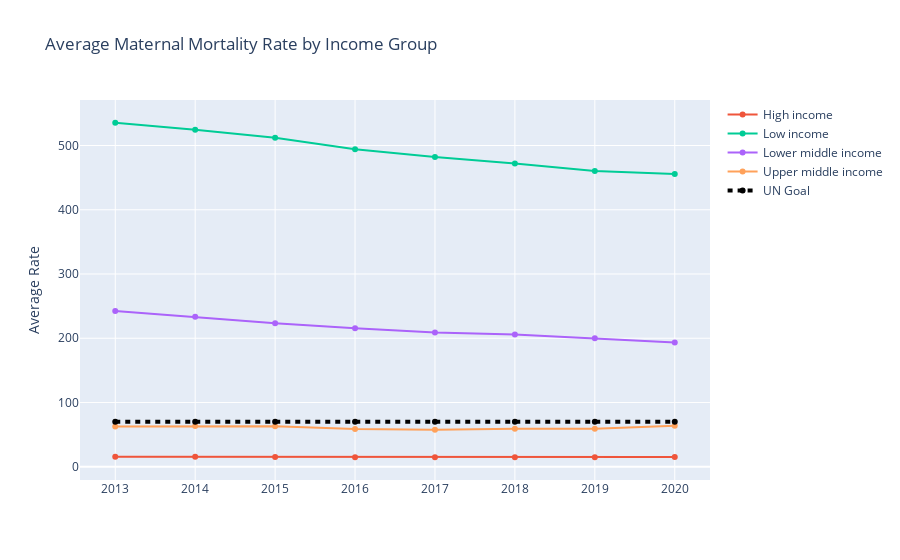

Here is the notebook cell this chart was saved with:
### Code cell
fig = go.Figure()
# Create and style traces

for group in income_averages['World_bank_income_group'].unique():

    fig.add_trace(go.Scatter(x=income_averages['Year'][income_averages['World_bank_income_group']==group],
                             y=income_averages['AVG(Mortality_ratio)'][income_averages['World_bank_income_group']==group],
                             name=group))


fig.add_trace(go.Scatter(x=[2013,2014,2015,2016,2017,2018,2019,2020], y=[70]*8, name='UN Goal',
                         line=dict(color='black', width=4, dash='5px')))

# Edit the layout
fig.update_layout(title="Average Maternal Mortality Rate by Income Group",yaxis_title='Average Rate')


fig.show()

### Figure 1 — Plotly figure (JSON) as saved in the notebook; plotly's stock layout.template omitted (floating-point values rounded to 4 significant figures)
{"data": [{"type": "scatter", "x": [], "y": []}, {"name": "High income", "type": "scatter", "x": [2013, 2014, 2015, 2016, 2017, 2018, 2019, 2020], "y": [15.65, 15.56, 15.35, 14.94, 14.83, 14.82, 14.89, 15.12]}, {"name": "Low income", "type": "scatter", "x": [2013, 2014, 2015, 2016, 2017, 2018, 2019, 2020], "y": [535.4, 524.7, 512.0, 494.3, 482.2, 472.2, 460.4, 455.7]}, {"name": "Lower middle income", "type": "scatter", "x": [2013, 2014, 2015, 2016, 2017, 2018, 2019, 2020], "y": [242.6, 233.5, 223.3, 215.6, 208.9, 205.7, 199.9, 193.5]}, {"name": "Upper middle income", "type": "scatter", "x": [2013, 2014, 2015, 2016, 2017, 2018, 2019, 2020], "y": [62.85, 63.43, 63.21, 58.73, 57.63, 59.11, 59.2, 63.85]}, {"line": {"color": "black", "dash": "5px", "width": 4}, "name": "UN Goal", "type": "scatter", "x": [2013, 2014, 2015, 2016, 2017, 2018, 2019, 2020], "y": [70, 70, 70, 70, 70, 70, 70, 70]}], "layout": {"title": {"text": "Average Maternal Mortality Rate by Income Group"}, "yaxis": {"title": {"text": "Average Rate"}}}}
